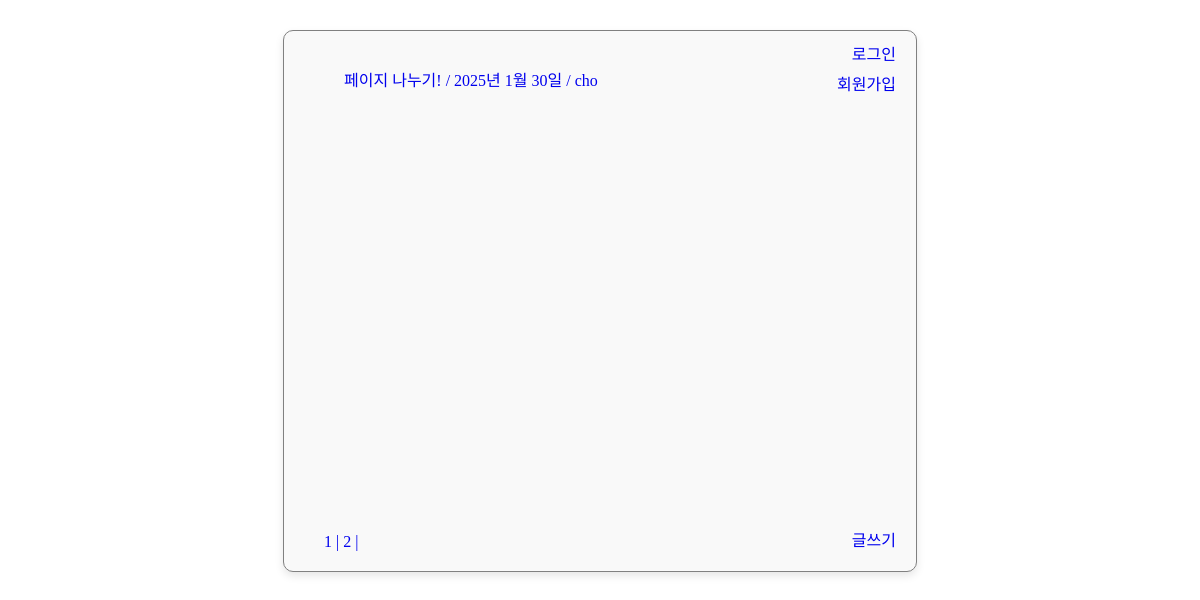
The app's page /CUJO/?page=2, older data.
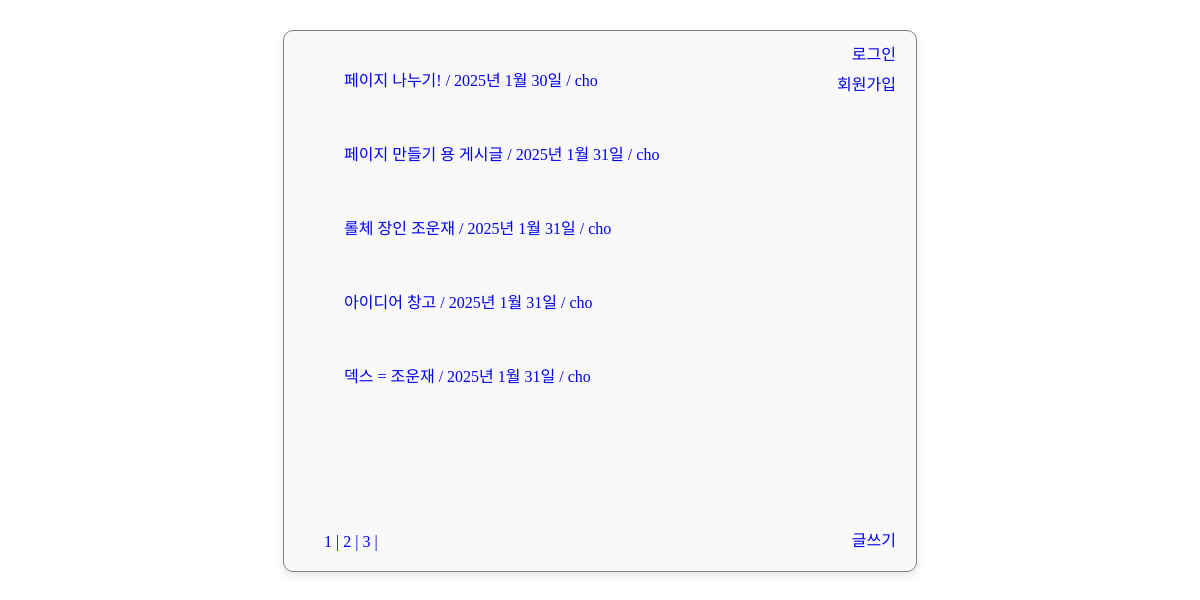
The same page, newer data.
### CUJO/models.py (models this page shows, shortened)
class PostDash(models.Model) :
    title = models.CharField(max_length=50)
    user = models.ForeignKey(settings.AUTH_USER_MODEL, on_delete = models.CASCADE, default=0)
    date = models.DateField(auto_now=True)
    main = models.TextField()
    like = models.IntegerField(default=0)
    unlike = models.IntegerField(default=0)

class User(AbstractUser) :
    pass
    def __str__(self) :
        return self.username

### CUJO/views.py (the view)
# urls.py: path('', views.index,name='index'),
def index(request) :
    postdash = PostDash.objects.all().order_by('-like')
    pages = Paginator(postdash,5)
    page_number = request.GET.get("page")
    page_obj = pages.get_page(page_number)
    context = {"Dashboard": page_obj}
    return render(request,'CUJO/index.html', context)

### CUJO/templates/CUJO/index.html (shortened to what this page needs)
<!DOCTYPE html>
<html>
  <head>
  </head>
  <body>
    <div class="box">
      {%for board in Dashboard%}
      <ol>
        <a href="{% url 'CUJO:dashboard' board.id %}"
          >{{board.title}} / {{board.date}} / {{board.user}}</a
        >
      </ol>
      <br />
      {%endfor%} {% if user.is_authenticated %}
      <li class="login">어서오세요 {{user}}님</li>
      <li class="logout"><a href="{%url 'CUJO:logout' %}"> 로그아웃 </a></li>
      <li class="write"><a href="{%url 'CUJO:write' %}"> 글쓰기 </a></li>
      {%else%}
      <li class="login"><a href="{%url 'CUJO:login' %}"> 로그인 </a></li>
      <li class="logout">
        <a href="{%url 'CUJO:signup' %}"> 회원가입 </a>
      </li>
      <li class="write"><a href="{%url 'CUJO:login' %}"> 글쓰기 </a></li>
      {%endif%}
      <div class="pagination">
        <span class="step-links">
          {% for pageview in Dashboard.paginator.page_range %}
          <a href="?page={{pageview}}"> {{pageview}} |</a>
          {%endfor%}
        </span>
      </div>
    </div>
  </body>
</html>

### CUJO/templates/CUJO/index.html (style rules this page uses)
li { list-style: none; }
a { text-decoration: none; }
.box { position: relative; display: block; width: 50%; height: 500px; margin: 30px auto; border: solid gray 1px; padding: 20px; box-shadow: 0 4px 8px rgba(0, 0, 0, 0.1); background-color: #f9f9f9; border-radius: 10px; }
.login { position: absolute; right: 20px; top: 10px; }
.logout { position: absolute; right: 20px; top: 40px; }
.write { position: absolute; right: 20px; bottom: 20px; }
.pagination { position: absolute; bottom: 20px; left: 40px; }

Row changes from the older to the newer data that the page shows:
added PostDash: title "페이지 만들기 용 게시글", date "2025년 1월 31일", user "cho"
added PostDash: title "롤체 장인 조운재", date "2025년 1월 31일", user "cho"
added PostDash: title "아이디어 창고", date "2025년 1월 31일", user "cho"
added PostDash: title "덱스 = 조운재", date "2025년 1월 31일", user "cho"
Text that changed along with them:
new list line: "3 |"
